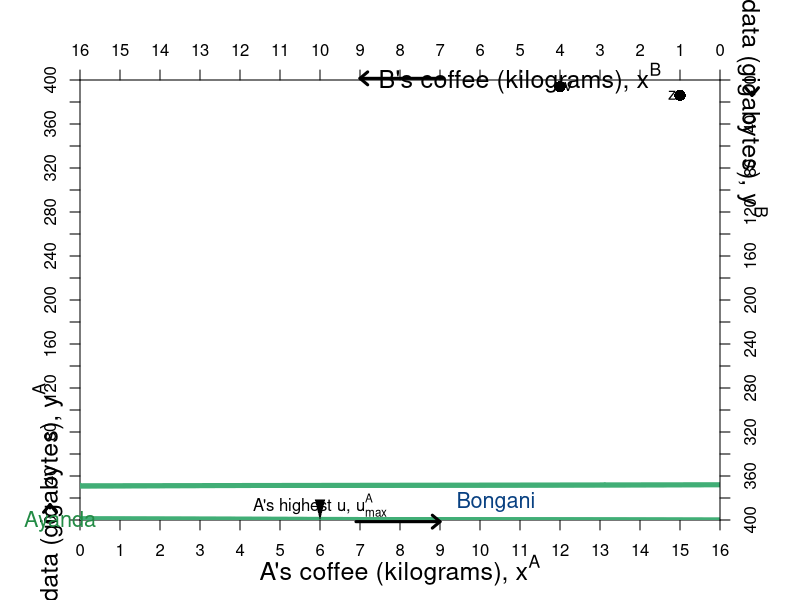

Source code (R):
require(shape)
pdf(file = "property/property_employer_worker.pdf", width = 9, height = 7)

#Set parameters for graphics
axislabelsize <- 1.5
graphlinewidth <- 3
namesize <- 1.3

COL <- c("#7fc97f", "#beaed4", "#fdc086", "#ffff99", "#386cb0", "#f0027f", "#bf5b17", "#666666")
COLA <- c("#99d8c9","#66c2a4","#41ae76", "#238b45", "#005824")
COLB <- c("#4eb3d3", "#2b8cbe", "#0868ac","#084081")

par(mar =  c(4, 4, 4, 4))

uA <- function(yA, hA) {
  yA - (1/2)*(16 - hA)^2
}

uB <- function(yA, hA){
(400 - yA) + log(16 - hA)  
}

#u^A &=& y^A + \ln(h^A) = y^A + ln(16 - h^B)
#u^B &=& y^B - \frac{1}{2}(h^B)^2



xlims <- c(0, 16)
ylims <- c(0, 400)

npts <- 501 
x <- seq(xlims[1], xlims[2], length.out = npts)
y <- seq(ylims[1], ylims[2], length.out = npts) 



#For B we need a utility where xA = 5.88, ya = 8.82 => corresponds to 1.618 above

plot(0, 0, xlim = xlims, ylim = ylims, type = "n",
     xlab = expression(paste("")),
     ylab = expression(paste("")), 
     xaxt = "n", 
     yaxt = "n", 
     cex.lab = axislabelsize, 
     bty = "n",
     xaxs="i", 
     yaxs="i")

ticksy <- seq(from = 0, to = ylims[2], by = 20)
ylabels <- seq(from = 0, to = ylims[2], by = 20)
ticksx <- seq(from = 0, to = xlims[2], by = 1)
xlabels <- seq(from = 0, to = xlims[2], by = 1)

axis(1, at = ticksx, pos = 0, labels = xlabels)
axis(2, at = ticksy, pos = 0, labels = ylabels, las = 0)

#a <- c(uA(9,1) - 1, uA(9,1), uA(9,1) + 2, uA(9,1), uA(9,1) + 3, uA(9,1) + 4, uA(9,1) + 5, uA(9,1) + 6, uA(9,1) + 6.6,  uA(9,1) + 7)
a <- c(uA(yA = 0, hA = 0), uA(9,1) + 1.5, uA(9,1) + 2.5,  uA(9,1) + 2.9)

contour(x, y, 
        outer(x, y, uA),
        drawlabels = FALSE,
        col = COLA[3],
        lwd = graphlinewidth,
        levels = a, 
        xaxs="i", 
        yaxs="i", 
        add = TRUE) 

mtext(expression(paste("A's coffee (kilograms), ", x^A)), side=1, line = 2.5, cex = axislabelsize)
text(-0.8, 7, expression(paste("A's data (gigabytes), ", y^A)), xpd = TRUE, cex = axislabelsize, srt = 90) 

#Add arrows:
arrows(-0.75, 11, -0.75, 14, xpd = TRUE, length=0.1,angle=40,lwd=3)
arrows(6.9, -1.5, 9, -1.5, xpd = TRUE, length=0.1,angle=40,lwd=3)

# segments(0, 0, 6, 9, lty = 1, col = COL[2] , lwd = graphlinewidth)
# text(3.8, 4.3, expression("Pareto-efficient"))
# text(3.8, 3.8, expression("Curve"))
# Arrows(3.8, 4.5, 3.8, 5.2, col = "black", lty = 1, lwd = 2, arr.type = "triangle", arr.lwd = 0.5)

#Label the iso-welfare functions for the HG, Aisha
# text(9.75, 9, expression(u[1]^A))
# text(9.3, 9, expression(u[2]^A))
# text(8.2, 9, expression(u[3]^A))
# text(6.8, 9, expression(u[4]^A))

#Label the indifference curves for the HE, Betty
# text(1.3, 13, expression(u[1]^B))
# text(1.3, 11.8, expression(u[2]^B))
# text(1.3, 10.7, expression(u[3]^B))
# text(1.3, 8.4, expression(u[4]^B))
# text(1.3, 1.1, expression(u[5]^B))

#A's bliss point - 3.1073 is the value of u
# points(5.88, 8.82, pch = 16, col = "black", cex = 1.5)
text(6, 13.5, expression(paste("A's highest u, ", u[max]^A)))
Arrows(6, 13.2, 6, 9.5, col = "black", lty = 1, lwd = 2, arr.type = "triangle", arr.lwd = 0.5)

#Label point i. 
# points(5, 7.5, pch = 16, col = "black", cex = 1.5)
# text(5, 7.1, expression(paste(i)))
# 

text(-0.5, -1.4, expression("Ayanda"), xpd = TRUE, cex = namesize, col = COLA[4])
text(10.4, 16.4, expression("Bongani"), xpd = TRUE, cex = namesize, col = COLB[4])

par(new = TRUE)

#Use the same x and ylims as previously, but with locations switched
xlims2 <- c(16, 0)
ylims2 <- c(400, 0)

#Leave the ylab and xlab blank to ensure no axes titles
plot(0, 0, xlim = xlims2, ylim = ylims2, type = "n",
     xlab = expression(paste("")),
     ylab = expression(paste("")),
     xaxt = "n", 
     yaxt = "n", 
     cex.lab = 1.3, 
     bty = "n",
     xaxs="i", 
     yaxs="i")

uB <- function(yB, hB){
  yB + log(16 - hB)  
}


b <- c(uB(yB = 400, hB = 0.1) - 50, uB(yB = 400, hB = 0.1), uB(yB = 400, hB = 0.1) + 50)

contour(x, y,
        outer(x, y, uB),
        drawlabels = FALSE,
        col = COLB[2],
        lwd = graphlinewidth,
        levels = b,
        add = TRUE
)


# #Label two points for comparison
points(1, 14, pch = 16, col = "black", cex = 1.5)
text(1.2, 13.8, expression(paste(z)))

# #Label two points for comparison
points(0.4*10, 0.4*15, pch = 16, col = "black", cex = 1.5)
text(0.4*10-0.2, 0.4*15-0.2,expression(paste(v)))



# points(8.8, (3/2)*8.8, pch = 16, col = "black", cex = 1.5)
# text(8.8, (3/2)*8.8 - 0.5, expression(paste(j)))
# 
# points(0.4, (3/2)*0.4, pch = 16, col = "black", cex = 1.5)
# text(0.4 + 0.2, (3/2)*0.4 + 0.2, expression(paste(k)))

#Set up axes at sides 3 and 4 (top and right)
axis(side = 3, at = ticksx, pos = 0, labels = xlabels)
axis(side = 4, at = ticksy, pos = 0, labels = ylabels, las = 0)
text(5, -1.5, expression(paste("B's coffee (kilograms), ", x^B)), xpd = TRUE, cex = axislabelsize)
text(-0.8, 7, expression(paste("B's data (gigabytes), ", y^B)), xpd = TRUE, cex = axislabelsize, srt = 270) 

#Add arrows:
arrows(-0.8, 11, -0.8, 14, xpd = TRUE, length=0.1,angle=40,lwd=3)
arrows(6.9, -1.5, 9, -1.5, xpd = TRUE, length=0.1,angle=40,lwd=3)


dev.off()
